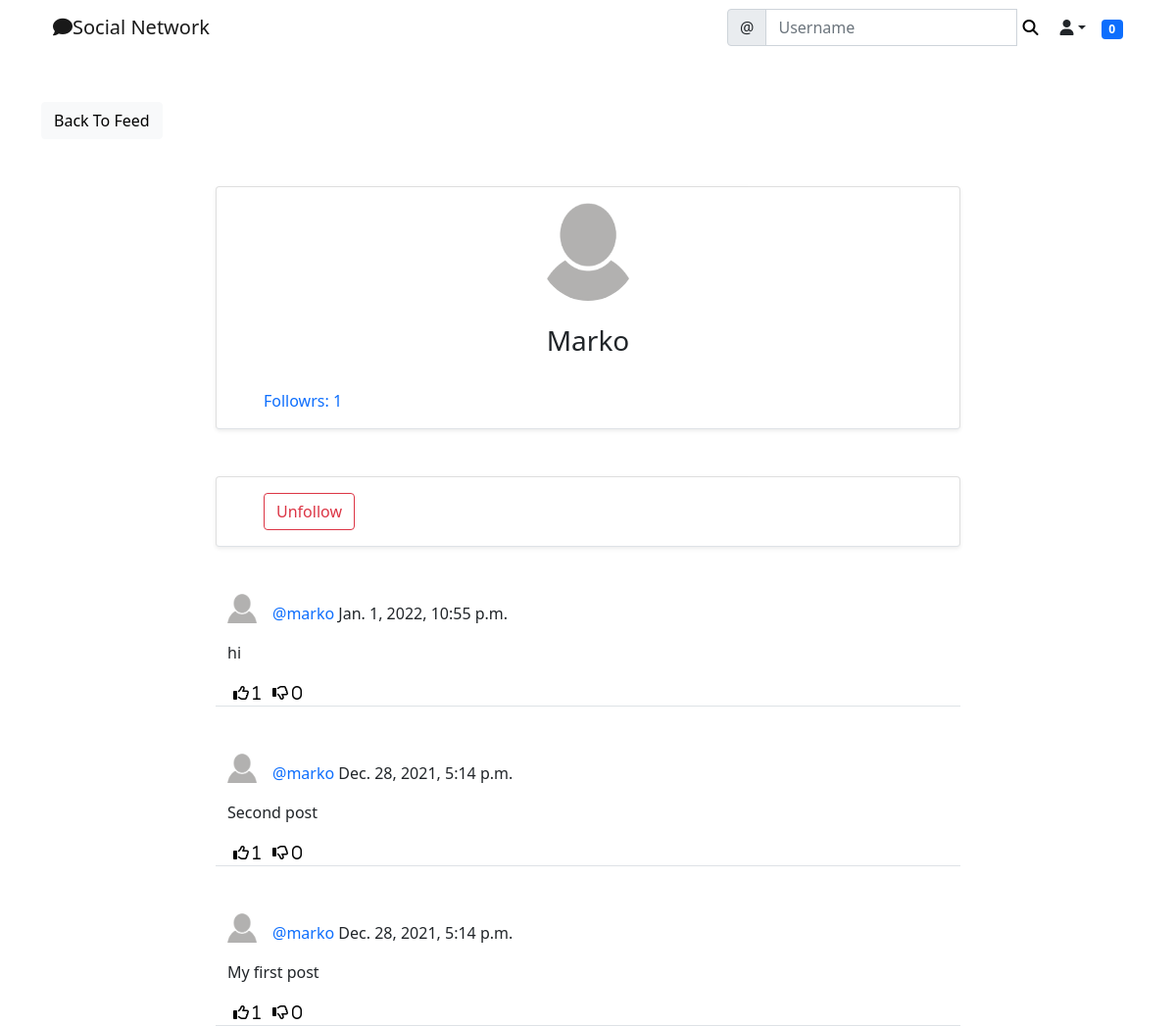
Page /social/profile/1 (signed in) on the committed database.
### social/models.py (models this page shows)
class UserProfile(models.Model):
    user = models.OneToOneField(User, primary_key=True, verbose_name='user', related_name='profile', on_delete=models.CASCADE)
    name = models.CharField(max_length=30, blank=True, null=True)
    bio = models.TextField(max_length=500, null=True, blank=True)
    birth_date = models.DateField(null=True, blank=True)
    location = models.CharField(max_length=100, blank=True, null=True)
    picture = models.ImageField(upload_to='uploads/profile_pictures', default='uploads/profile_pictures/default.png', blank=True)
    followers = models.ManyToManyField(User, blank=True, related_name='followers')

class Post(models.Model):
    body = models.TextField()
    image = models.ImageField(upload_to='uploads/post_photos', blank=True, null=True)
    created_on = models.DateTimeField(default=timezone.now)
    author = models.ForeignKey(User, on_delete=models.CASCADE)
    likes = models.ManyToManyField(User, blank=True, related_name='likes')
    dislikes = models.ManyToManyField(User, blank=True, related_name='dislikes')

### social/views.py (the view)
# urls.py: path('profile/<int:pk>', ProfileView.as_view(), name='profile'),
class ProfileView(View):
    def get(self, request, pk, *args, **kwargs):
        profile = UserProfile.objects.get(pk=pk)
        user = profile.user
        posts = Post.objects.filter(author=user).order_by('-created_on')
        followers = profile.followers.all()
        if len(followers) == 0:
            is_following = False
        for follower in followers:
            if follower == request.user:
                is_following = True
                break
            else:
                is_following = False
        number_of_followers = len(followers)
        context = {
            'user': user,
            'profile': profile,
            'posts': posts,
            'number_of_followers': number_of_followers,
            'is_following': is_following,
        }
        return render(request, 'social/profile.html', context)

### landing/templatetags/custom_tags.py (called while the page is built)
@register.inclusion_tag('social/show_notifications.html', takes_context=True)
def show_notifications(context):
	request_user = context['request'].user
	notifications = Notification.objects.filter(to_user=request_user).exclude(user_has_seen=True).order_by('-date')
	return {'notifications': notifications}

### social/templates/social/profile.html (shortened to what this page needs)
{% extends 'landing/base.html' %}
{% load crispy_forms_tags %}
{% block content %}
    <div class="container">
        <div class="row mt-5">
            <div class="col-md-3 col-sm-6">
                <a href="{% url 'post-list' %}" class="btn btn-light">Back To Feed</a>
            </div>
        </div>
        <div class="row justify-content-center mt-5">
            <div class="card shadow-sm col-md-8 col-sm-12 border-bottom px-5 pt-3">
                <div class="text-center">
                    <img src="{{profile.picture.url}}" class="rounded-circle" width="100" height="100"/>
                    {% if profile.name %}
                        <h3 class="py-4">{{profile.name}}
                        </h3>
                    {% endif %}
                </div>
                <div class="mb-3">
                    <a href="{% url 'list-followers' profile.pk %}" class="post-link">Followrs: {{number_of_followers}}</a>
                </div>
            </div>
        </div>
        <div class="row justify-content-center mt-5">
            <div class="card shadow-sm col-md-8 col-sm-12 border-bottom px-5 py-3">
                {% if user == request.user %}
                    {% else %}
                        {% if is_following %}
                            <form method="POST" action="{% url 'remove-follower' profile.pk %}">
                                <button class="btn btn-outline-danger" type="submit">Unfollow</button>
                            </form>
                        {% else %}
                            <form method="POST" action="{% url 'add-follower' profile.pk %}">
                                {% csrf_token %}
                                <button class="btn btn-outline-success" type="submit">Follow</button>
                            </form>
                        {% endif %}
                    {% endif %}
            </div>
        </div>
        {% for post in posts %}
        <div class="row justify-content-center mt-5">
            <div class="col-md-8 col-sm-12 border-bottom ">
                <div>
                    <a href="{% url 'profile' post.author.profile.pk %}">
                        <img class="round-circle post-img" height="30" width="30" src="{{post.author.profile.picture.url}}"/>
                    </a>
                    <p class="post-text">
                        <a  class="text-primary post-link" href="{% url 'profile' post.author.pk %}">@{{post.author}}</a> {{post.created_on}}
                    </p>
                </div>
                <div class="position-relative">
                    <p>{{post.body}}</p>
                </div>
                <div class="d-flex flex-row">
                    <form method="POST" action="{% url 'like' post.pk %}">
                        <button class="remove-default-btn" type="submit">
                            <i class="far fa-thumbs-up"> <span>{{ post.likes.all.count }}</span></i>
                        </button>
                    </form>
                    <form method="POST" action="{% url 'dislike' post.pk %}">
                        <button class="remove-default-btn" type="submit">
                            <i class="far fa-thumbs-down"> <span>{{ post.dislikes.all.count }}</span></i>
                        </button>
                    </form>
                </div>
            </div>
        </div>
        {% endfor %}
    </div>
{% endblock content %}

### static/style.css (style rules this page uses)
.remove-default-btn { background-color: transparent; border: none; box-shadow: none; }
.post-link { text-decoration: none; }
.post-text { padding-top: 0.5rem; }
.post-img { float: left; margin-right: 1rem; }

### rows in the picture
UserProfile: picture (placeholder picture), name "Marko"
Post: author.profile.picture (placeholder picture), author "marko", created_on "Jan. 1, 2022, 10:55 p.m.", body "hi", likes.all.count "1", dislikes.all.count "0"
Post: author.profile.picture (placeholder picture), author "marko", created_on "Dec. 28, 2021, 5:14 p.m.", body "Second post", likes.all.count "1", dislikes.all.count "0"
Post: author.profile.picture (placeholder picture), author "marko", created_on "Dec. 28, 2021, 5:14 p.m.", body "My first post", likes.all.count "1", dislikes.all.count "0"

### other values in the picture
{{ notifications.count }} "0"
{{ number_of_followers }} "1"
